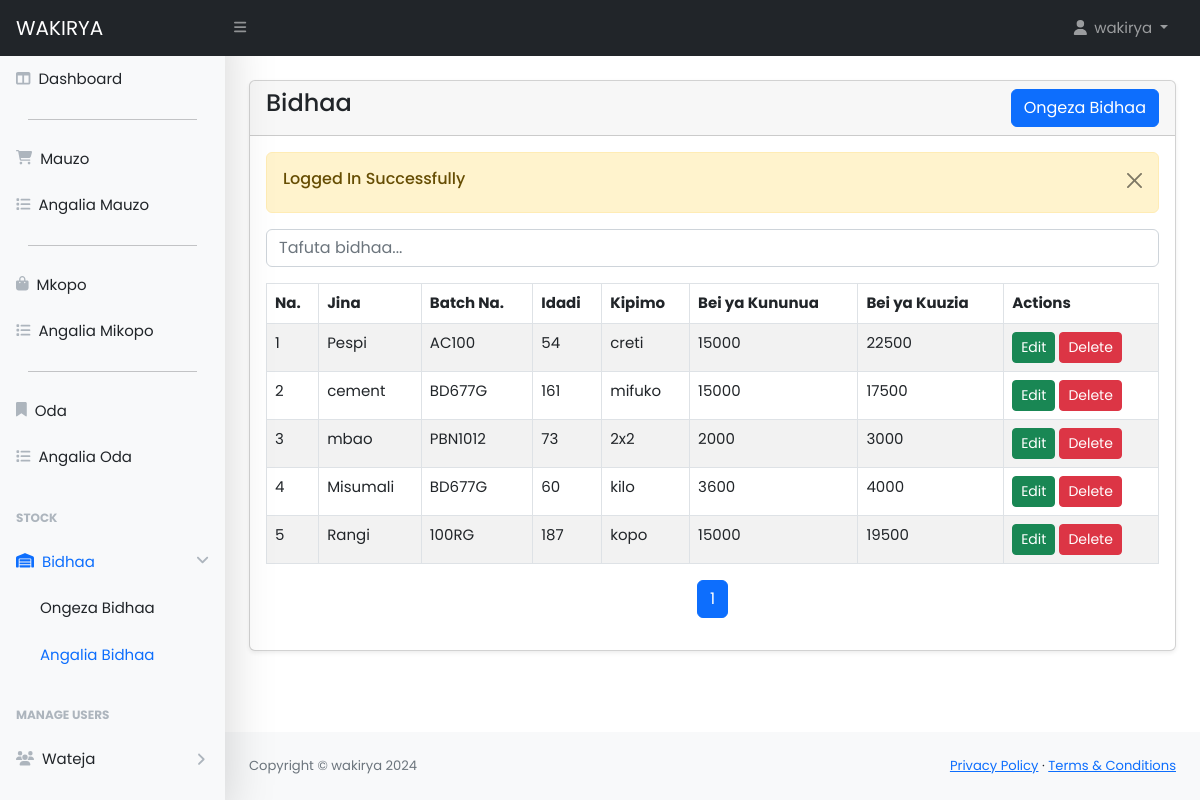
Page /user/products.php (signed in) on the committed database.
### tables this page shows
CREATE TABLE `products` (
  `id` int(11) NOT NULL,
  `name` varchar(255) NOT NULL,
  `batch` varchar(255) NOT NULL,
  `quantity` int(11) NOT NULL,
  `measure` varchar(255) DEFAULT NULL,
  `buy_price` int(11) NOT NULL,
  `sell_price` int(11) NOT NULL,
  `status` tinyint(1) DEFAULT 0 COMMENT '0 = visible, 1 = hidden',
  `created_at` date NOT NULL DEFAULT current_timestamp()
);

### user/products.php (the view, shortened to what this page needs)
<?php include('includes/header.php'); ?>
<div class="container-fluid px-4">
    <div class="card mt-4 shadow-sm">
        <div class="card-header">
            <h4 class="mb-0">Bidhaa
                <a href="products-create.php" class="btn btn-primary float-end">Ongeza Bidhaa</a>
            </h4>
        </div>
        <div class="card-body">
            <?php
            $limit = 10;
            $page = isset($_GET['page']) ? $_GET['page'] : 1;
            $start = ($page - 1) * $limit;
            $countQuery = "SELECT COUNT(*) as total FROM products";
            $countResult = mysqli_query($conn, $countQuery);
            $productCount = mysqli_fetch_assoc($countResult)['total'];
            $totalPages = ceil($productCount / $limit);
            $query = "SELECT * FROM products LIMIT $start, $limit";
            $products = mysqli_query($conn, $query);
            ?>
            <div class="mb-3">
                <input type="text" id="productSearch" class="form-control" placeholder="Tafuta bidhaa...">
            </div>
            <?php if (mysqli_num_rows($products) > 0) { ?>
                <div class="table-responsive">
                    <table class="table table-striped table-bordered" id="productTable">
                        <thead>
                            <tr>
                                <th>Na.</th>
                                <th>Jina</th>
                                <th>Batch Na.</th>
                                <th>Idadi</th>
                                <th>Kipimo</th>
                                <th>Bei ya Kununua</th>
                                <th>Bei ya Kuuzia</th>
                                <th>Actions</th>
                            </tr>
                        </thead>
                        <tbody>
                            <?php
                            $count = $start + 1;
                            foreach ($products as $item) : ?>
                                <tr>
                                    <td><?= $count++ ?></td>
                                    <td><?= $item['name'] ?></td>
                                    <td><?= $item['batch'] ?></td>
                                    <td><?= $item['quantity'] ?></td>
                                    <td><?= $item['measure'] ?></td>
                                    <td><?= $item['buy_price'] ?></td>
                                    <td><?= $item['sell_price'] ?></td>
                                    <td>
                                        <a href="products-edit.php?id=<?= $item['id']; ?>" class="btn btn-success btn-sm">Edit</a>
                                        <a href="products-delete.php?id=<?= $item['id']; ?>" class="btn btn-danger btn-sm">Delete</a>
                                    </td>
                                </tr>
                            <?php endforeach; ?>
                        </tbody>
                    </table>
                </div>
                <nav aria-label="Page navigation example">
                    <ul class="pagination justify-content-center">
                        <?php for ($i = 1; $i <= $totalPages; $i++): ?>
                            <li class="page-item <?= ($i == $page) ? 'active' : '' ?>">
                                <a class="page-link" href="?page=<?= $i; ?>"><?= $i; ?></a>
                            </li>
                        <?php endfor; ?>
                    </ul>
                </nav>
            <?php } else { ?>
                <h4 class="mb-0">No Record found</h4>
            <?php } ?>
        </div>
    </div>
</div>
<?php include('includes/footer.php'); ?>

### rows in the picture
products: name "Pespi", batch "AC100", quantity "54", measure "creti", buy_price "15000", sell_price "22500"
products: name "cement", batch "BD677G", quantity "161", measure "mifuko", buy_price "15000", sell_price "17500"
products: name "mbao", batch "PBN1012", quantity "73", measure "2x2", buy_price "2000", sell_price "3000"
products: name "Misumali", batch "BD677G", quantity "60", measure "kilo", buy_price "3600", sell_price "4000"
products: name "Rangi", batch "100RG", quantity "187", measure "kopo", buy_price "15000", sell_price "19500"

### other values in the picture
$_SESSION['loggedInUser']['name'] "wakirya"
$_SESSION['status'] "Logged In Successfully"
